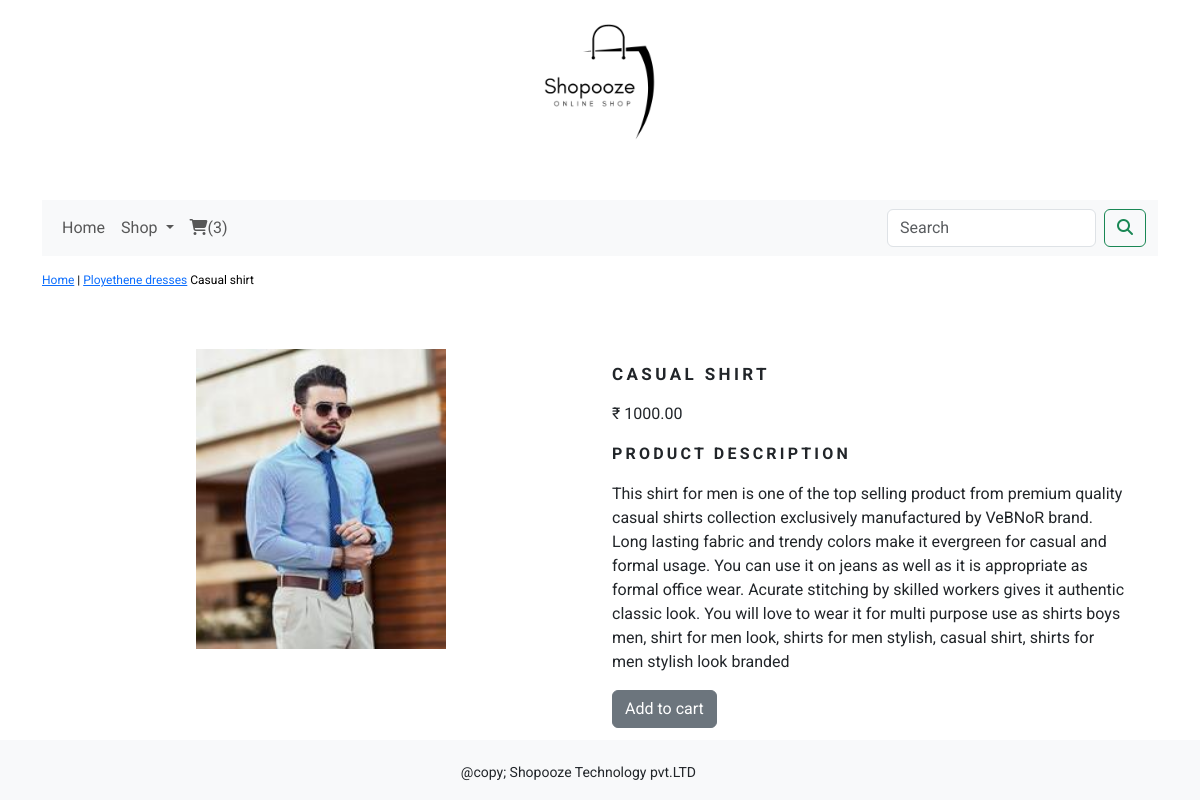
Screenshot of /ecommerce_app/ployethene-dresses/casual-shirt/ with the database file from the repository.
### ecommerce_app/models.py (models this page shows, shortened)
class Product(models.Model):
    name = models.CharField(max_length=250, unique=True)
    slug = models.SlugField(max_length=250, unique=True)
    description = models.TextField(blank=True)
    price = models.DecimalField(max_digits=10, decimal_places=2)
    category = models.ForeignKey(Category, on_delete=models.CASCADE)
    image = models.ImageField(upload_to='product', blank=True)
    stock = models.IntegerField()
    available = models.BooleanField(default=True)
    created = models.DateTimeField(auto_now_add=True)
    updated = models.DateTimeField(auto_now=True)
    class Meta:
        ordering = ('name',)
        verbose_name = 'product'
        verbose_name_plural = 'products'

class Category(models.Model):
    name = models.CharField(max_length=250, unique=True)
    slug = models.SlugField(max_length=250, unique=True)
    description = models.TextField(blank=True)
    image = models.ImageField(upload_to='category', blank=True)
    class Meta:
        ordering = ('name',)
        verbose_name = 'category'
        verbose_name_plural = 'categories'
    def __str__(self):
        return '{}'.format(self.name)
    def get_url(self):
        return reverse('ecommerce_app:products_by_category', args=[self.slug])

### ecommerce_app/views.py (the view)
# urls.py: path('<slug:c_slug>/<slug:product_slug>/', views.proDetail, name='proDetailCat'),
def proDetail(request, c_slug, product_slug):
    try:
        product = Product.objects.get(category__slug=c_slug, slug=product_slug)
    except Exception as e:
        raise e
    return render(request, 'product.html', {'product': product})

### cart/context_processors.py (called while the page is built)
def counter(request):
    item_count = 0
    if 'admin' in request.path:
        return {}
    else:
        try:
            cart = Cart.objects.filter(cart_id=_cart_id(request))
            car_items = CartItem.objects.all().filter(cart=cart[:1])
            for cart_item in car_items:
                item_count += cart_item.quantity
        except Cart.DoesNotExist:
            item_count = 0
    return dict(item_count=item_count)

### cart/views.py (called while the page is built)
def _cart_id(request):
    cart = request.session.session_key
    if not cart:
        cart = request.session.create()
        return cart

### ecommerce_app/context_processors.py (called while the page is built)
def menu_links(request):
    links = Category.objects.all()
    return dict(links=links)

### templates/product.html (shortened to what this page needs)
{% extends 'base.html' %}
{% load static %}
{% block content %}
<div class="row my_prod_row_class">
    <div class="mx_auto">
        <p><a href="{% url 'ecommerce_app:allProdCat' %}">Home</a> | <a href="{{product.category.get_url}}">{{product.category}}</a> <a>{{product.name}}</a></p>
    </div>
</div>
<div class="container">
<br>
<div class="row">
    <div class="col-12 col-sm-12 col-md-12 col-lg-6 text-center ">
        <div style="min-width:18rem;">
            <img src="{{product.image.url}}" alt="{{product.name}}"width="250px" height="300px">
        </div>
    </div>
        <div class="col-12 col-sm-12 col-md-12 col-lg-6">
            <div>
            <h1 class="my_prod_title"><b>{{product.name}}</b></h1>
            <p>&#8377; {{product.price}}</p>
                <p class="my_title"><b>Product Description</b></p>
            <p class="text-justify my_prod_text">{{product.description}}</p>
            {% if product.stock <= 0 %}
            <p class="text-justify my_prod_text"><b>Out of stock</b></p>
            {% else %}
            <a class="btn btn-secondary" href="{% url 'cart:add_cart' product.id %}">Add to cart</a>
            {% endif %}
        </div>
       </div>
    </div>
</div>
</div>
{% endblock %}

### static/css/custom.css (style rules this page uses)
body { font-family: 'Roboto', sans-serif; }
.my_title { font-size: 16px; text-transform: uppercase; letter-spacing: .2em; }
.my_prod_row_class { padding-top:15px; padding-bottom:20px; }
.my_prod_row_class .mx_auto { color:#000; font-size:12px; tex-decoration:none; }
.my_prod_title { font-size:17px; text-transform:uppercase; letter-spacing: .2em; padding-top:15px; padding-bottom:10px; }
.my_prod_text { padding-right:20px; }

### rows the page displays
Product: category "Ployethene dresses", name "Casual shirt", image (picture), name "CASUAL SHIRT", price "1000.00", description "This shirt for men is one of the top selling product from premium quality casual shirts collection exclusively manufactured by VeBNoR brand. Long lasting fabric and trendy colors make it evergreen for casual and formal usage. You can use it on jeans as well as it is appropriate as formal office wear. Acurate stitching by skilled workers gives it authentic classic look. You will love to wear it for multi purpose use as shirts boys men, shirt for men look, shirts for men stylish, casual shirt, shirts for men stylish look branded"

### other values shown
{{ item_count }} "3"
